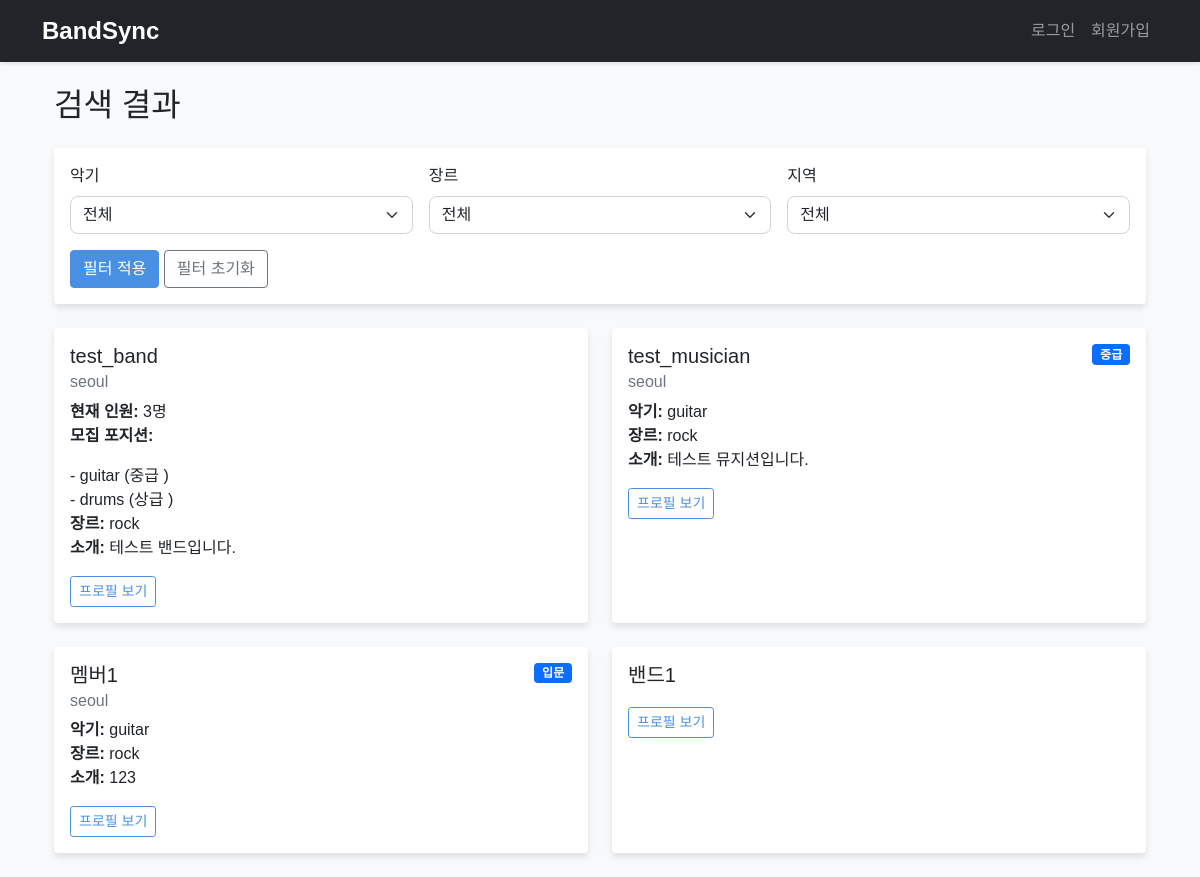
Before: /search with the older database file.
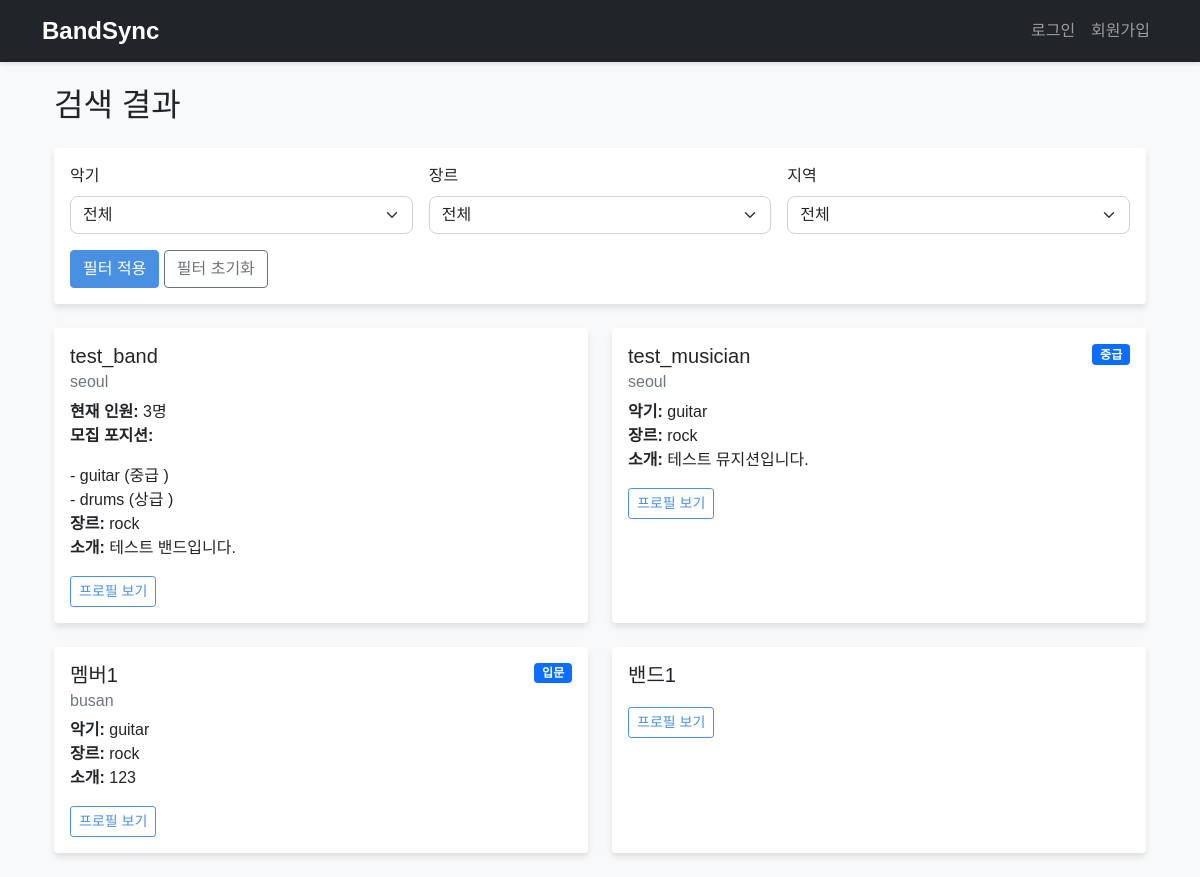
After: the same page with the newer database file.
### app.py (models this page shows, shortened)
class User(UserMixin, db.Model):
    id = db.Column(db.Integer, primary_key=True)
    username = db.Column(db.String(80), unique=True, nullable=False)
    email = db.Column(db.String(120), unique=True, nullable=False)
    password_hash = db.Column(db.String(128))
    user_type = db.Column(db.String(20))  # 'musician' or 'band'
    instrument = db.Column(db.String(50))
    genre = db.Column(db.String(100))
    skill_level = db.Column(db.String(20))
    location = db.Column(db.String(100))
    age = db.Column(db.Integer)
    bio = db.Column(db.Text)
    recruiting_positions = db.Column(db.Text)  # JSON 형식으로 저장
    band_size = db.Column(db.Integer)
    preferred_age_range = db.Column(db.String(50))
    def get_recruiting_positions(self):
        if self.recruiting_positions:
            return json.loads(self.recruiting_positions)
        return []

### app.py (the view)
@app.route('/search')
def search():
    user_type = request.args.get('user_type', '')  # 기본값을 빈 문자열로 설정
    instrument = request.args.get('instrument')
    genre = request.args.get('genre')
    location = request.args.get('location')
    skill_level = request.args.get('skill_level')
    query = User.query
    if user_type:
        query = query.filter(User.user_type == user_type)
    if instrument:
        if user_type == 'musician':
            query = query.filter(User.instrument == instrument)
        else:
            query = query.filter(User.recruiting_positions.like(f'%"instrument": "{instrument}"%'))
    if genre:
        query = query.filter(User.genre == genre)
    if location:
        query = query.filter(User.location == location)
    if skill_level and user_type == 'musician':
        query = query.filter(User.skill_level == skill_level)
    if current_user.is_authenticated:
        query = query.filter(User.id != current_user.id)
    results = query.all()
    return render_template('search_results.html', results=results)

### templates/search_results.html (shortened to what this page needs)
{% extends "base.html" %}
{% block content %}
<div class="container">
    <h2 class="mb-4">
        {% if request.args.get('user_type') == 'band' %}
            밴드 찾기
        {% elif request.args.get('user_type') == 'musician' %}
            멤버 찾기
        {% else %}
            검색 결과
        {% endif %}
    </h2>
    <div class="card mb-4">
        <div class="card-body">
            <form method="GET" action="{{ url_for('search') }}" class="row g-3">
                <div class="col-md-4">
                    <label class="form-label">악기</label>
                    <select class="form-select" name="instrument">
                        <option value="">전체</option>
                    </select>
                </div>
                <div class="col-md-4">
                    <label class="form-label">장르</label>
                    <select class="form-select" name="genre">
                        <option value="">전체</option>
                    </select>
                </div>
                <div class="col-md-4">
                    <label class="form-label">지역</label>
                    <select class="form-select" name="location">
                        <option value="">전체</option>
                    </select>
                </div>
                <div class="col-12">
                    <button type="submit" class="btn btn-primary">필터 적용</button>
                    <a href="{{ url_for('search', user_type=request.args.get('user_type', '')) }}" class="btn btn-outline-secondary">필터 초기화</a>
                </div>
            </form>
        </div>
    </div>
    <div class="row">
        {% if results %}
            {% for user in results %}
            <div class="col-md-6 mb-4">
                <div class="card h-100">
                    <div class="card-body">
                        <div class="d-flex justify-content-between align-items-start">
                            <div>
                                <h5 class="card-title">{{ user.username }}</h5>
                                <h6 class="card-subtitle mb-2 text-muted">
                                    {% if user.location %}{{ user.location }}{% endif %}
                                </h6>
                            </div>
                            {% if user.user_type == 'musician' and user.skill_level %}
                            <span class="badge bg-primary">
                                {% if user.skill_level == 'beginner' %}입문
                                {% elif user.skill_level == 'intermediate' %}중급
                                {% elif user.skill_level == 'advanced' %}상급
                                {% elif user.skill_level == 'professional' %}전문가
                                {% endif %}
                            </span>
                            {% endif %}
                        </div>
                        <p class="card-text">
                            {% if user.user_type == 'musician' %}
                                {% if user.instrument %}
                                <strong>악기:</strong> {{ user.instrument }}<br>
                                {% endif %}
                            {% else %}
                                {% if user.band_size %}
                                <strong>현재 인원:</strong> {{ user.band_size }}명<br>
                                {% endif %}
                                {% if user.get_recruiting_positions() %}
                                <strong>모집 포지션:</strong>
                                <ul class="list-unstyled mb-0">
                                    {% for position in user.get_recruiting_positions() %}
                                    <li>- {{ position.instrument }}
                                        ({% if position.skill_level == 'beginner' %}입문
                                        {% elif position.skill_level == 'intermediate' %}중급
                                        {% elif position.skill_level == 'advanced' %}상급
                                        {% elif position.skill_level == 'professional' %}전문가
                                        {% endif %})
                                    </li>
                                    {% endfor %}
                                </ul>
                                {% endif %}
                            {% endif %}
                            {% if user.genre %}
                            <strong>장르:</strong> {{ user.genre }}<br>
                            {% endif %}
                            {% if user.bio %}
                            <strong>소개:</strong> {{ user.bio[:100] }}{% if user.bio|length > 100 %}...{% endif %}
                            {% endif %}
                        </p>
                        <div class="d-flex justify-content-between align-items-center">
                            <a href="{{ url_for('view_profile', user_id=user.id) }}" class="btn btn-outline-primary btn-sm">프로필 보기</a>
                        </div>
                    </div>
                </div>
            </div>
            {% endfor %}
        {% endif %}
    </div>
</div>
{% endblock %}

### templates/base.html (shortened to what this page needs)
<!DOCTYPE html>
<html lang="ko">
  <head>
    <link
      href="https://cdn.jsdelivr.net/npm/bootstrap@5.1.3/dist/css/bootstrap.min.css"
      rel="stylesheet"
    />
    <link
      rel="stylesheet"
      href="{{ url_for('static', filename='css/style.css') }}"
    />
  </head>
  <body>
    <nav class="navbar navbar-expand-lg navbar-dark bg-dark">
      <div class="container">
        <a class="navbar-brand" href="{{ url_for('index') }}">BandSync</a>
        <div class="collapse navbar-collapse" id="navbarNav">
          <ul class="navbar-nav ms-auto">
            {% if current_user.is_authenticated %}
            <li class="nav-item">
              <a class="nav-link" href="{{ url_for('dashboard') }}">대시보드</a>
            </li>
            <li class="nav-item">
              <a
                class="nav-link position-relative"
                href="{{ url_for('messages') }}"
              >
                메시지 {% set unread_count =
                current_user.get_unread_messages_count() %} {% if unread_count >
                0 %}
                <span
                  class="position-absolute top-0 start-100 translate-middle badge rounded-pill bg-danger"
                >
                  {{ unread_count }}
                </span>
                {% endif %}
              </a>
            </li>
            <li class="nav-item">
              <a class="nav-link" href="{{ url_for('logout') }}">로그아웃</a>
            </li>
            {% else %}
            <li class="nav-item">
              <a class="nav-link" href="{{ url_for('login') }}">로그인</a>
            </li>
            <li class="nav-item">
              <a class="nav-link" href="{{ url_for('register') }}">회원가입</a>
            </li>
            {% endif %}
          </ul>
        </div>
      </div>
    </nav>
    <div class="container mt-4">
       {% block content %}{% endblock %}
    </div>
  </body>
</html>

### static/css/style.css (style rules this page uses)
body { font-family: "Noto Sans KR", sans-serif; background-color: #f8f9fa; }
.navbar { box-shadow: 0 2px 4px rgba(0, 0, 0, 0.1); }
.navbar-brand { font-weight: bold; font-size: 1.5rem; }
.card { border: none; box-shadow: 0 4px 6px rgba(0, 0, 0, 0.1); transition: transform 0.2s; }
.btn-primary { background-color: #4a90e2; border-color: #4a90e2; }
.btn-outline-primary { color: #4a90e2; border-color: #4a90e2; }
.form-control, .form-select { border-radius: 0.5rem; border: 1px solid #ced4da; }

Changed rows visible on the page:
changed User "멤버1": location "seoul" → "busan"
